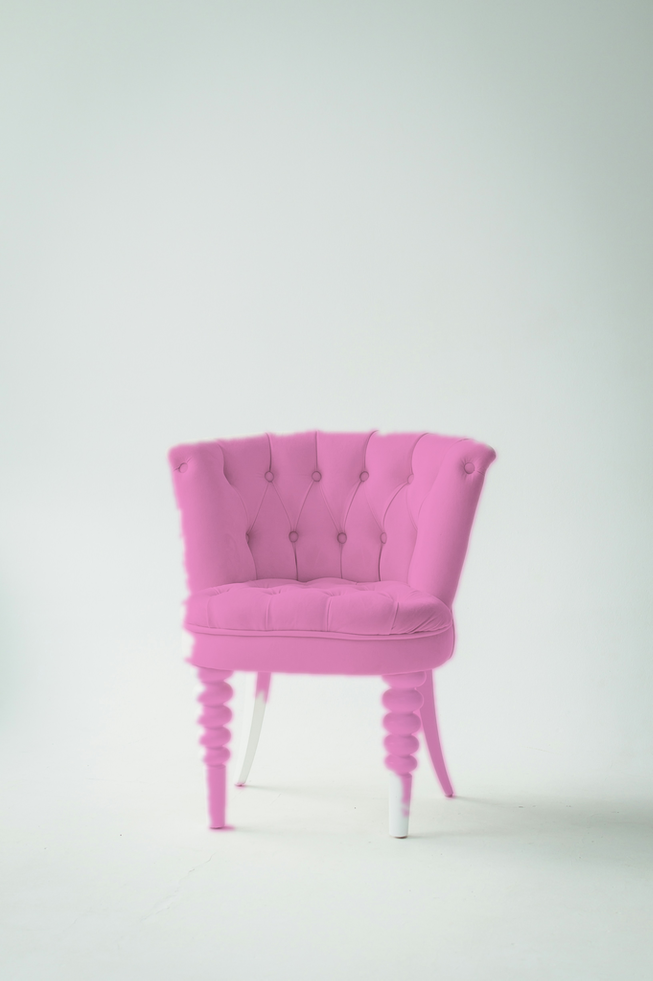
#> input picture media/colorized/colorized_image4_cgqo6ve.jpg, 3264 x 4902 px (shown at 1/5 size)
$ python -i utils.py   (imports and definitions only)
#> lines starting #> are read from the running program, lines starting #| are printed output that depends on the picture; after the words box and inside, x2 and y2 are one past the last pixel; in counts of white or black regions, pixels touching at a corner belong together
import numpy as np
import colorsys
import io
import cv2
from PIL import Image, ImageOps, ImageFilter
# from rembg import remove, new_session

# Create simpler color presets
COLOR_PRESETS = {
    "🔥 Red": "#FF3333",
    "🌊 Blue": "#0066CC",
    "🌿 Green": "#50C878",
    "🌸 Pink": "#FF6EC7",
    "🌅 Orange": "#FD5E53",
    "💜 Purple": "#967BB6",
    "⚫ Black": "#2C3E50",
    "⚪ White": "#F8F8FF",
    "⭐ Gold": "#FFD700",
    "💎 Silver": "#C0C0C0"
}

# [4 lines left out: function hex_to_rgb, not called in this run]

def rgb_to_hex(rgb):
    """Convert RGB tuple to hex color"""
    return "#{:02x}{:02x}{:02x}".format(int(rgb[0]), int(rgb[1]), int(rgb[2]))

def hsv_to_rgb(h, s, v):
    """Convert HSV to RGB"""
    return tuple(int(i * 255) for i in colorsys.hsv_to_rgb(h, s, v))

def rgb_to_hsv(r, g, b):
    """Convert RGB to HSV"""
    return colorsys.rgb_to_hsv(r/255.0, g/255.0, b/255.0)

def resize_image_for_processing(image, max_size=1024):
    """
    Resize image to a maximum dimension while preserving aspect ratio
    """
    width, height = image.size
    if max(width, height) <= max_size:
        return image, 1.0  # No resize needed

    # Calculate scale factor
    scale = max_size / max(width, height)
    new_width = int(width * scale)
    new_height = int(height * scale)

    # Resize image
    resized_img = image.resize((new_width, new_height), Image.LANCZOS)
    return resized_img, scale

def create_object_mask(image, method="rembg", max_size=1024):
    """
    Create a mask to separate object from background
    Methods: 'rembg', 'grabcut', 'threshold'
    """
    try:
        # Resize large images for faster processing
        orig_size = image.size
        resized_img, scale = resize_image_for_processing(image, max_size)

        if method == "rembg":
            # Using rembg for automatic background removal
            session = new_session('u2net')  # You can try 'silueta' or other models

            # Convert PIL to bytes
            img_byte_arr = io.BytesIO()
            resized_img.save(img_byte_arr, format='PNG')
            img_byte_arr = img_byte_arr.getvalue()

            # Remove background with shadow removal
            output = remove(img_byte_arr, session=session, alpha_matting=True, alpha_matting_foreground_threshold=240)

            # Convert back to PIL
            result_image = Image.open(io.BytesIO(output)).convert("RGBA")

            # Extract alpha channel as mask
            mask = np.array(result_image)[:, :, 3]

            # Apply threshold to remove shadows (higher threshold = less shadow)
            mask = (mask > 180).astype(np.uint8) * 255

            # Resize mask back to original size if needed
            if scale < 1.0:
                mask_img = Image.fromarray(mask, mode='L')
                mask_img = mask_img.resize(orig_size, Image.LANCZOS)
                return mask_img

            return Image.fromarray(mask, mode='L')

        elif method == "grabcut":
            # Using OpenCV GrabCut algorithm with shadow removal
            img_cv = cv2.cvtColor(np.array(resized_img), cv2.COLOR_RGB2BGR)
            height, width = img_cv.shape[:2]

            # Create initial mask - assume center region contains object
            mask = np.zeros((height, width), np.uint8)

            # Define rectangle around the center area (adjustable)
            margin_x, margin_y = width // 6, height // 6
            rect = (margin_x, margin_y, width - 2*margin_x, height - 2*margin_y)

            # Initialize background and foreground models
            bgd_model = np.zeros((1, 65), np.float64)
            fgd_model = np.zeros((1, 65), np.float64)

            # Apply GrabCut
            cv2.grabCut(img_cv, mask, rect, bgd_model, fgd_model, 5, cv2.GC_INIT_WITH_RECT)

            # Convert mask
            mask2 = np.where((mask == 2) | (mask == 0), 0, 1).astype('uint8')
            mask_final = mask2 * 255

            # Apply shadow removal using HSV color space
            hsv = cv2.cvtColor(img_cv, cv2.COLOR_BGR2HSV)
            h, s, v = cv2.split(hsv)

            # Shadows typically have lower V (value/brightness)
            # Create shadow mask (low brightness areas)
            shadow_mask = (v < 80).astype(np.uint8) * 255

            # Remove shadow areas from the mask
            mask_final = cv2.bitwise_and(mask_final, cv2.bitwise_not(shadow_mask))

            # Resize mask back to original size if needed
            if scale < 1.0:
                mask_img = Image.fromarray(mask_final, mode='L')
                mask_img = mask_img.resize(orig_size, Image.LANCZOS)
                return mask_img

            return Image.fromarray(mask_final, mode='L')

        elif method == "threshold":
            # Simple edge-based segmentation
            gray = ImageOps.grayscale(resized_img)

            # Apply edge detection
            edges = gray.filter(ImageFilter.FIND_EDGES)

            # Threshold to create mask
            threshold = 30
            mask = np.array(edges)
            mask = (mask > threshold).astype(np.uint8) * 255

            # Morphological operations to fill gaps
            kernel = np.ones((5,5), np.uint8)
            mask = cv2.morphologyEx(mask, cv2.MORPH_CLOSE, kernel)
            mask = cv2.morphologyEx(mask, cv2.MORPH_OPEN, kernel)

            # Resize mask back to original size if needed
            if scale < 1.0:
                mask_img = Image.fromarray(mask, mode='L')
                mask_img = mask_img.resize(orig_size, Image.LANCZOS)
                return mask_img

            return Image.fromarray(mask, mode='L')

    except Exception as e:
        print(f"Error creating mask with {method}: {str(e)}")
        # Fallback: return a mask that covers the center region
        w, h = image.size
        mask = np.zeros((h, w), dtype=np.uint8)
        center_w, center_h = w//4, h//4
        mask[center_h:h-center_h, center_w:w-center_w] = 255
        return Image.fromarray(mask, mode='L')

# [102 lines left out: functions enhance_mask, recolor_object_only, process_color_change, not called in this run]

>>> from PIL import Image
>>> picture = Image.open('../media/colorized/colorized_image4_cgqo6ve.jpg')
#> picture is the input picture: PIL image 3264x4902 RGB; mean R, G, B 214.3, 210.3, 213
>>> result = create_object_mask(picture)
#> in resize_image_for_processing, `resized_img = image.resize((new_width, new_height), Image.LANCZOS)`:
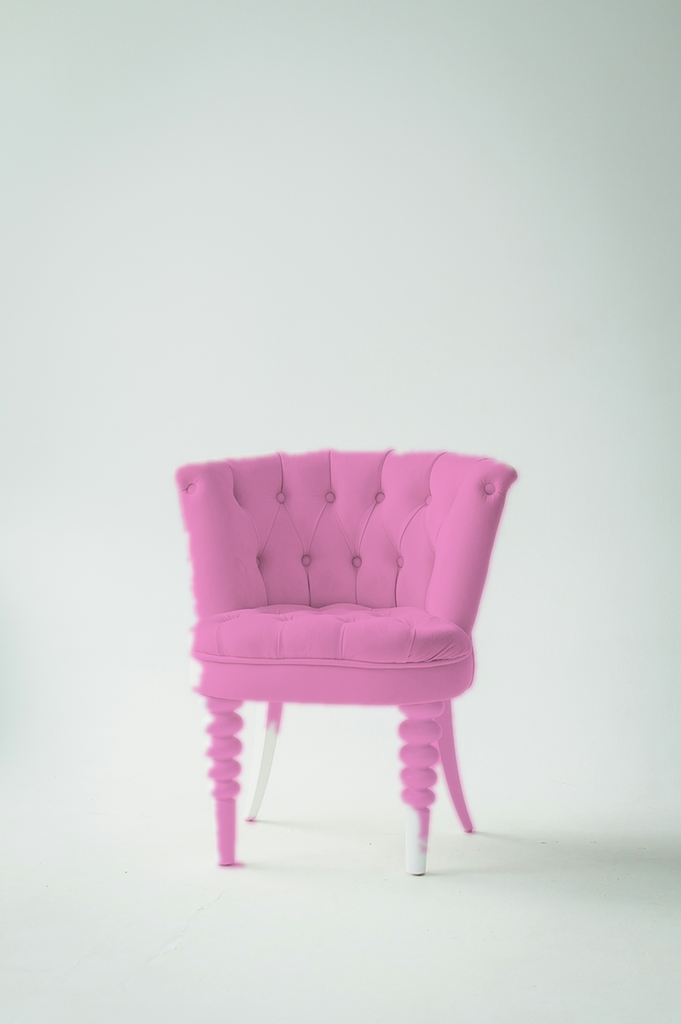
#> resized_img: PIL image 681x1024 RGB; mean R, G, B 214.3, 210.3, 212.9
#> in create_object_mask, `resized_img, scale = resize_image_for_processing(image, max_size)`: scale = 0.209
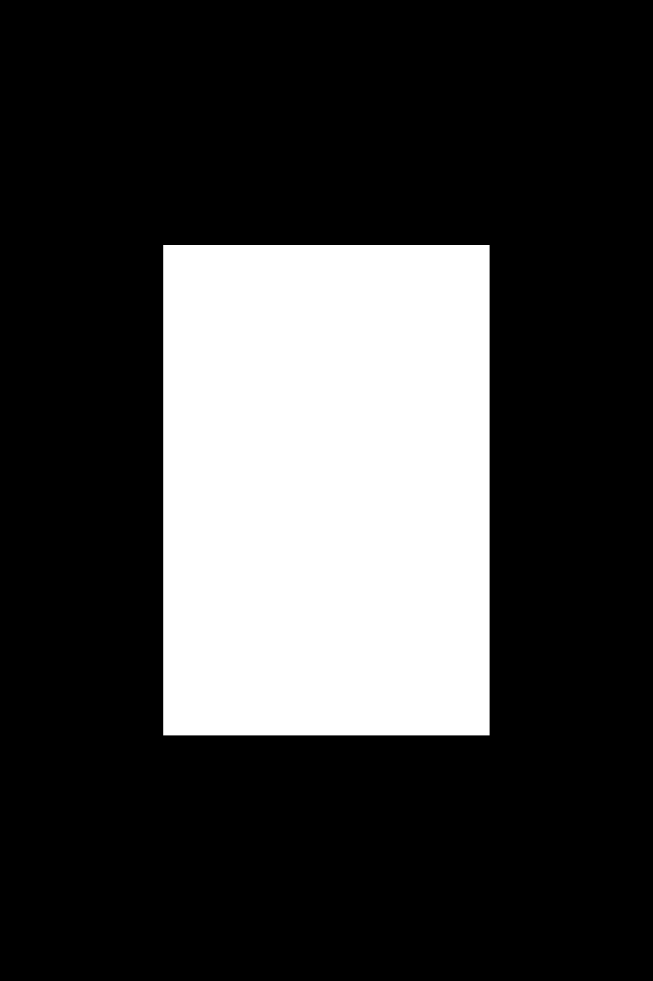
#> result: PIL image 3264x4902 L (shown at 1/5 size); 25% white; 1 white region, box (x1, y1, x2, y2) and area: (816, 1225, 2448, 3677) 4001664
